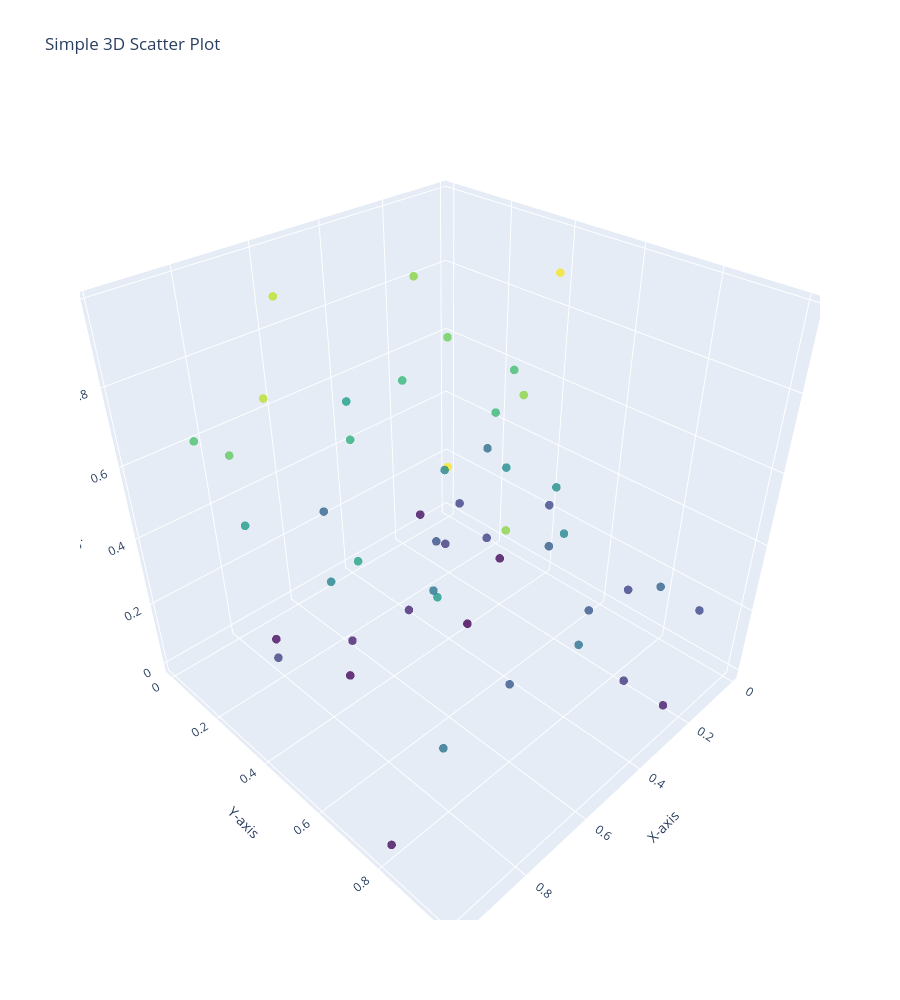

Notebook cell for this chart:
### Code cell
import plotly.graph_objects as go
import numpy as np

# Sample data
x = np.random.rand(50)
y = np.random.rand(50)
z = np.random.rand(50)

# Create a 3D scatter trace
trace = go.Scatter3d(
    x=x, y=y, z=z,
    mode='markers',
    marker=dict(size=5, color=z, colorscale='Viridis', opacity=0.8),
)

# Create a figure and add the trace
fig = go.Figure(data=[trace])

# Customize layout
fig.update_layout(
    title='Simple 3D Scatter Plot',
    scene=dict(
        xaxis_title='X-axis',
        yaxis_title='Y-axis',
        zaxis_title='Z-axis'
    ),
    height=1000
)

# Display the plot
fig.show()
